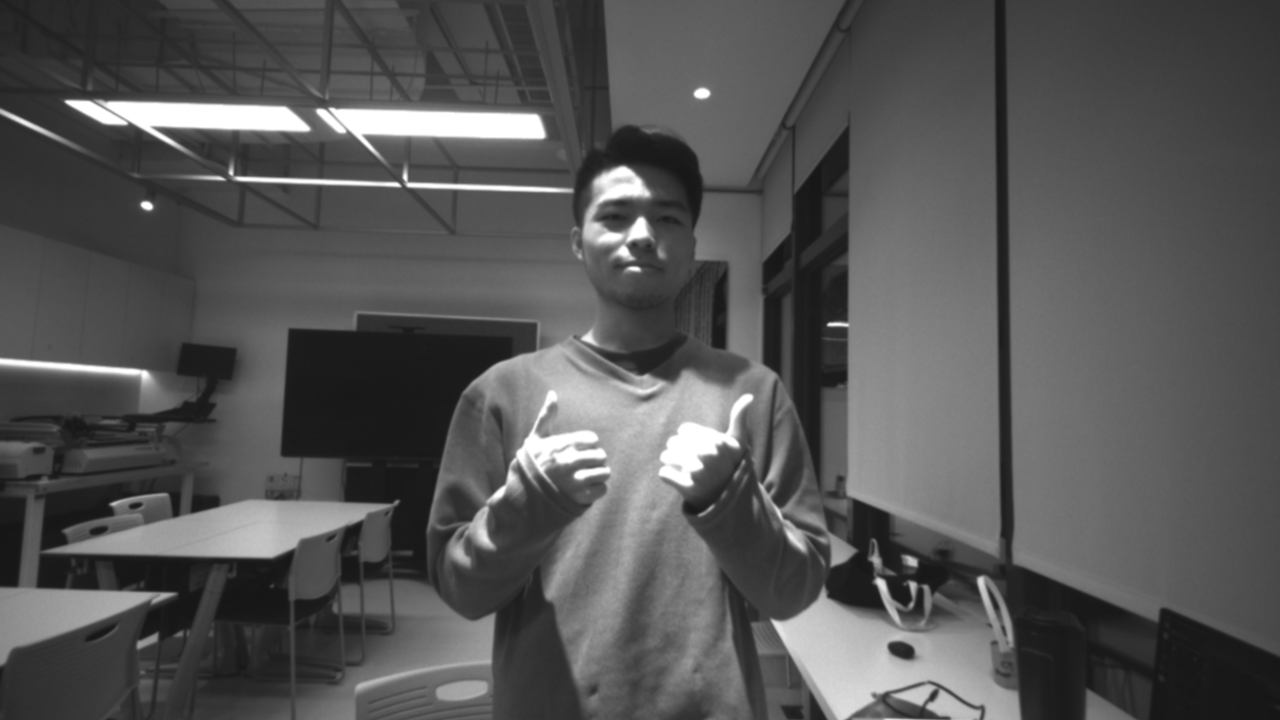
#> input picture yumingLeft.png, 1280 x 720 px
$ python depthCamera.py
#> lines starting #> are read from the running program, lines starting #| are printed output that depends on the picture; after the words box and inside, x2 and y2 are one past the last pixel; in counts of white or black regions, pixels touching at a corner belong together
import numpy as np
import cv2
from matplotlib import pyplot as plt


def getBackgoround():
    # 读取原始图像
    original_image = cv2.imread("xaycNDmeyxpHDrPqU6LmaD.jpg")

    # 将图像大小调整为12080x720
    resized_image = cv2.resize(original_image, (1280, 720))

    # 将图像转换为灰度图像
    gray_image = cv2.cvtColor(resized_image, cv2.COLOR_BGR2GRAY)
    return gray_image

imgL = cv2.imread("yumingLeft.png", 0)
#> imgL is the input picture: shape (720, 1280); min 21, max 255, mean 85.3
imgR = cv2.imread("yumingRight.png", 0)
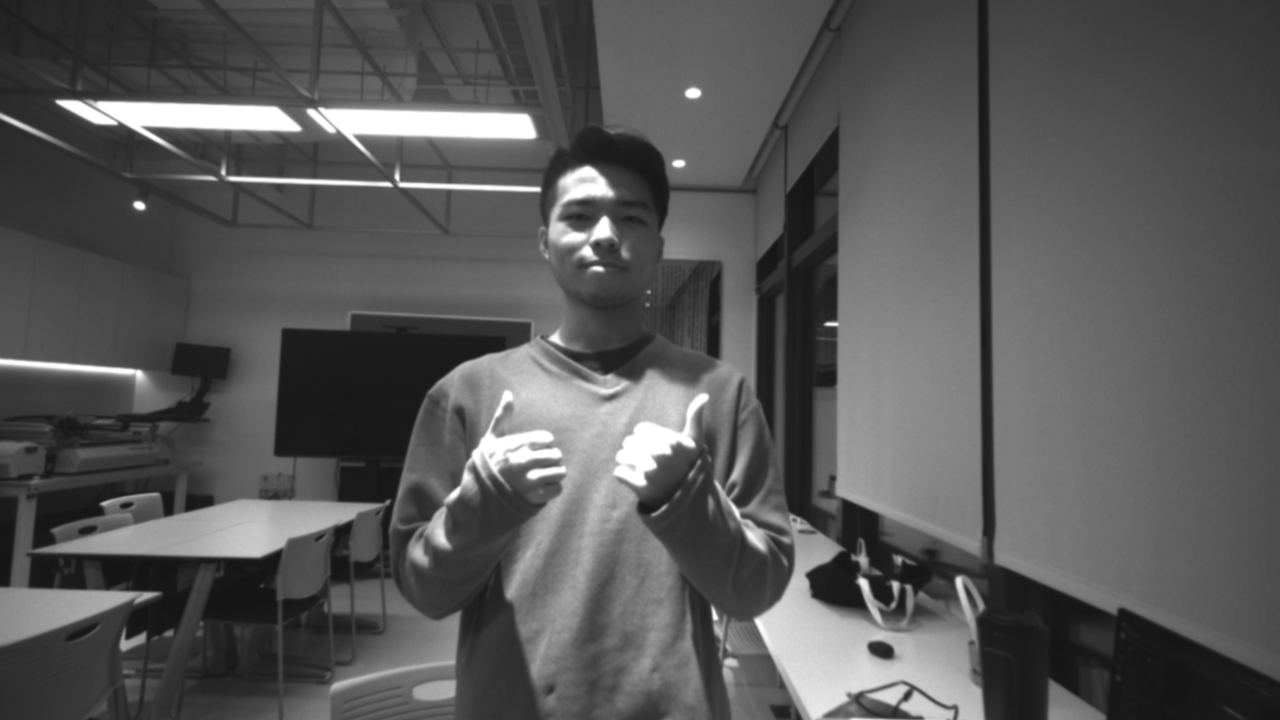
#> input picture yumingRight.png, 1280 x 720 px
#> imgR is the input picture: shape (720, 1280); min 21, max 255, mean 87.7


ratio = 0.5
# Resizing images
resized_imgL = cv2.resize(imgL, (int(1280*ratio), int(720*ratio)))
resized_imgR = cv2.resize(imgR, (int(1280*ratio), int(720*ratio)))


# Create a StereoBM object
stereo = cv2.StereoBM_create()

#disparity = stereo.compute(imgL, imgR)
# Set parameters individually
stereo.setNumDisparities(80)   # Number of disparities. Adjust as needed.
stereo.setBlockSize(11)         # Block size. Adjust as needed.


# Compute disparity map
disparity = stereo.compute(imgL, imgR)


# Convert disparity to uint8
disparity_uint8 = cv2.convertScaleAbs(disparity)
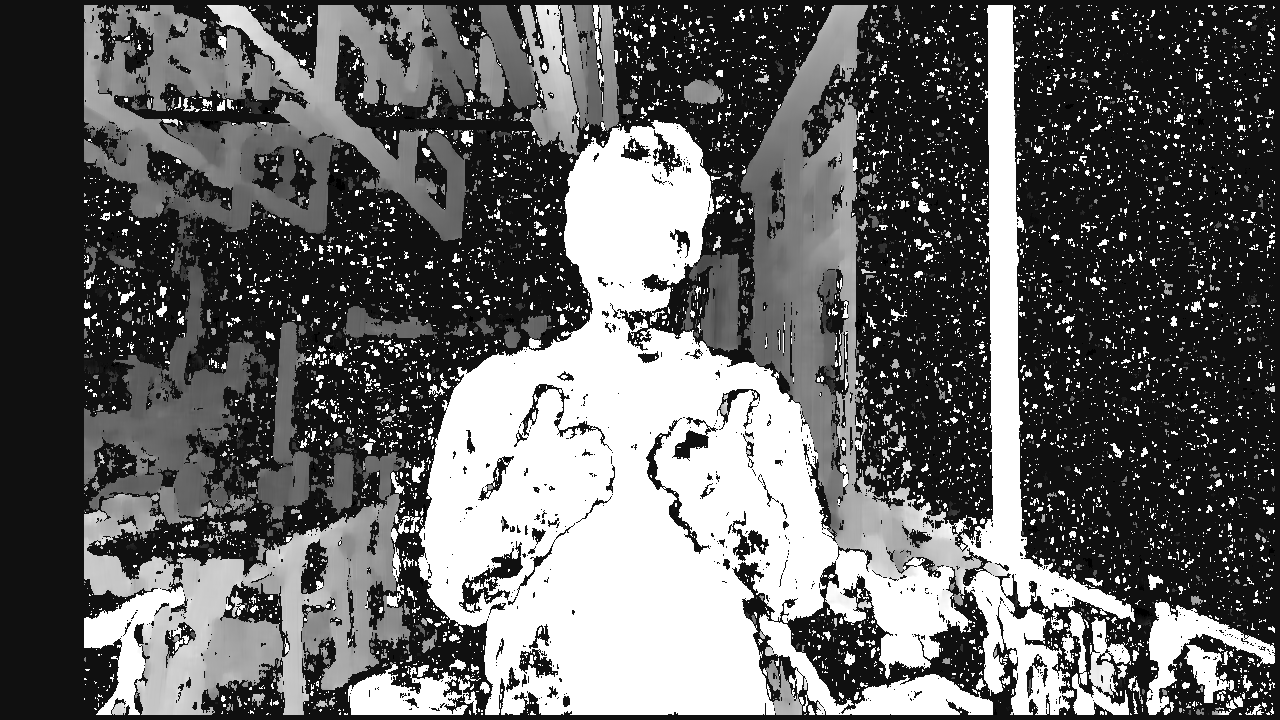
#> disparity_uint8: shape (720, 1280); min 0, max 255, mean 100.6
disparity_uint16 = disparity.astype(np.int16)

# Determine center pixel coordinates
center_x = disparity.shape[1] // 2
#> center_x = 640
center_y = disparity.shape[0] // 2
#> center_y = 360

# Get center pixel value
center_pixel_value = disparity_uint16[center_y, center_x]
#> center_pixel_value = 567

# Define threshold for filtering out pixels with large differences
threshold = 179

# Filter out pixels with large differences from center pixel
for y in range(disparity.shape[0]):
    for x in range(disparity.shape[1]):
        diff = abs(int(disparity_uint16[y, x]) - int(center_pixel_value))
        diff_clipped = np.clip(diff, 0, 255)  # 将差异限制在 uint8 的范围内
        if diff_clipped > threshold:
            disparity_uint16[y, x] = 0

disparity_uint16 = disparity_uint16.astype(np.uint8)

disparity_uint16 = cv2.medianBlur (disparity_uint16,7)


# 提取最大的白色区域
# 二值化图像，将白色区域设为前景（255），黑色区域设为背景（0）
_, binary_image = cv2.threshold(disparity_uint16, 0, 255, cv2.THRESH_BINARY)
#> binary_image: shape (720, 1280); 17% white; 104 white regions (56 under 20 px), largest, box (x1, y1, x2, y2) and area: (425, 121, 838, 715) 137455, (999, 604, 1095, 715) 4721, (825, 674, 993, 715) 4237

# 进行连通组件标记
num_labels, labels, stats, centroids = cv2.connectedComponentsWithStats(binary_image, connectivity=8)
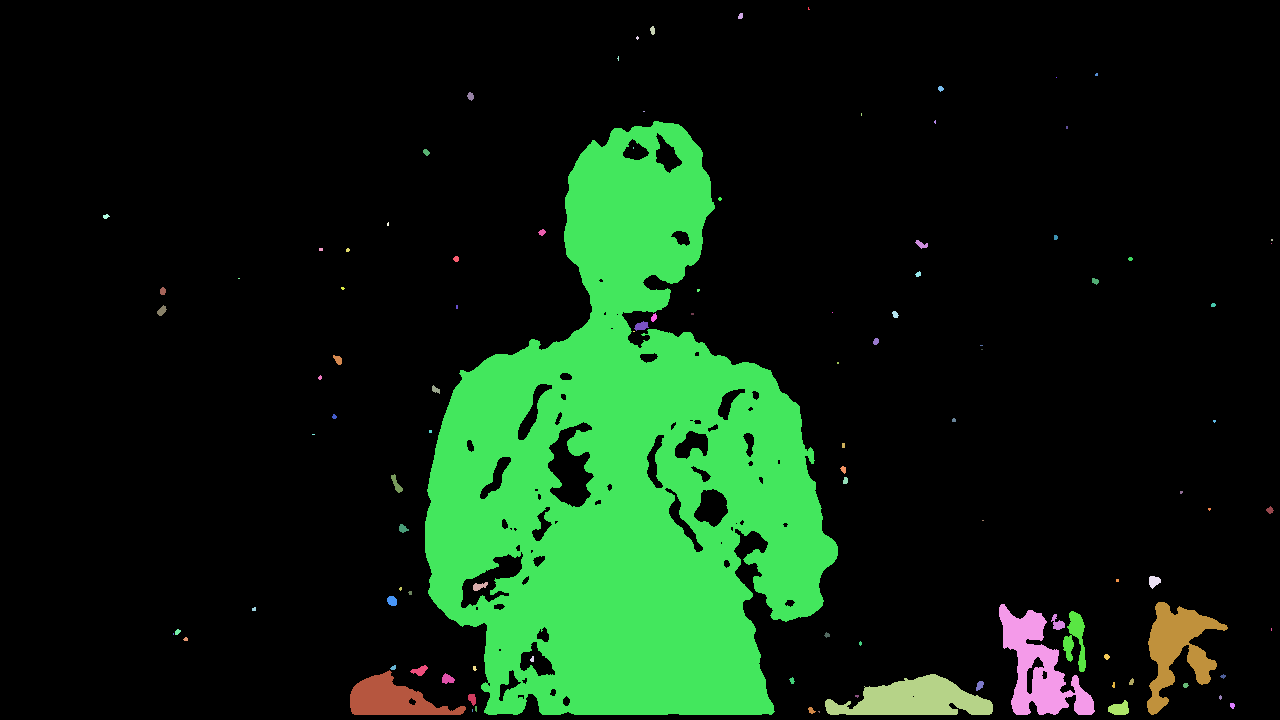
#> labels: shape (720, 1280) int32; 105 distinct labels, from 0 to 104; one colour per label, 0 black
#> num_labels = 105; stats = 105 rows, first 6: [0, 0, 1280, 720, 765188], [808, 7, 2, 3, 4], [738, 13, 5, 6, 25], [650, 26, 5, 9, 34], [636, 36, 3, 4, 8], [617, 56, 2, 5, 6]; centroids = 105 pairs, first value 105.6 to 1271.5, second value 8.25 to 711.3

# 找到最大的白色区域
max_label = 1  # 默认情况下，标签0是背景，所以我们从标签1开始
max_area = stats[max_label, cv2.CC_STAT_AREA]
#> max_area = 4
for label in range(2, num_labels):
    area = stats[label, cv2.CC_STAT_AREA]
    if area > max_area:
        max_label = label
        max_area = area
#> this loop made 103 passes
#> (area, max_area) on passes 1, 2, 8, 11: (25, 25), (34, 34), (43, 43), (137455, 137455)
#> area on passes 7, 15, 17, 19, 22, 26: 25, 33, 23, 35, 60, 28
#> after the loop, max_area = 137455; max_label = 12

# 创建一个只包含最大白色区域的二值图像
largest_white_region = (labels == max_label).astype(np.uint8) * 255
#> largest_white_region: shape (720, 1280); 14.9% white; 1 white region, box (x1, y1, x2, y2) and area: (425, 121, 838, 715) 137455

for i in range(1,20):
    largest_white_region = cv2.medianBlur (largest_white_region,19)
#> largest_white_region: shape (720, 1280); 16% white; 1 white region, box (x1, y1, x2, y2) and area: (425, 128, 829, 715) 147407


# 将最大白色区域应用于原始图像
result_img = imgL.copy()
# 重新调整 largest_white_region 的大小以匹配 result_img 的大小
largest_white_region = cv2.resize(largest_white_region, (result_img.shape[1], result_img.shape[0]))
largest_black_region = cv2.bitwise_not(largest_white_region)
result_img[largest_black_region == 255] = 0

# 获取 result_img 的大小
#height, width = result_img.shape
#print("result_img 的大小：", width, "x", height)

gray_image = getBackgoround()
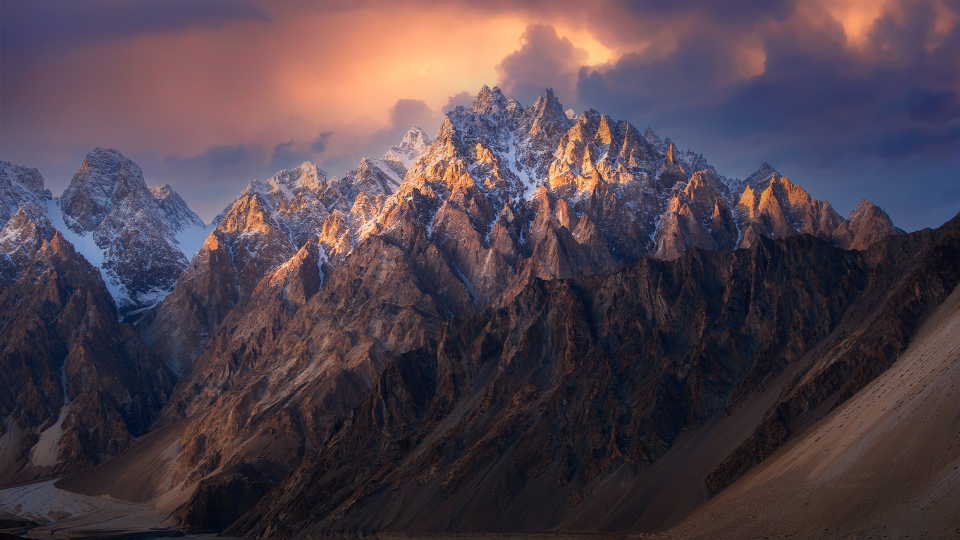
#> input picture xaycNDmeyxpHDrPqU6LmaD.jpg, 1920 x 1080 px (shown at 1/2 size)
#> in getBackgoround, original_image is the input picture: shape (1080, 1920, 3); mean B, G, R 76, 66.4, 80.7


result_image = cv2.bitwise_and(gray_image, largest_black_region)
result_image = cv2.bitwise_or(result_img, result_image)
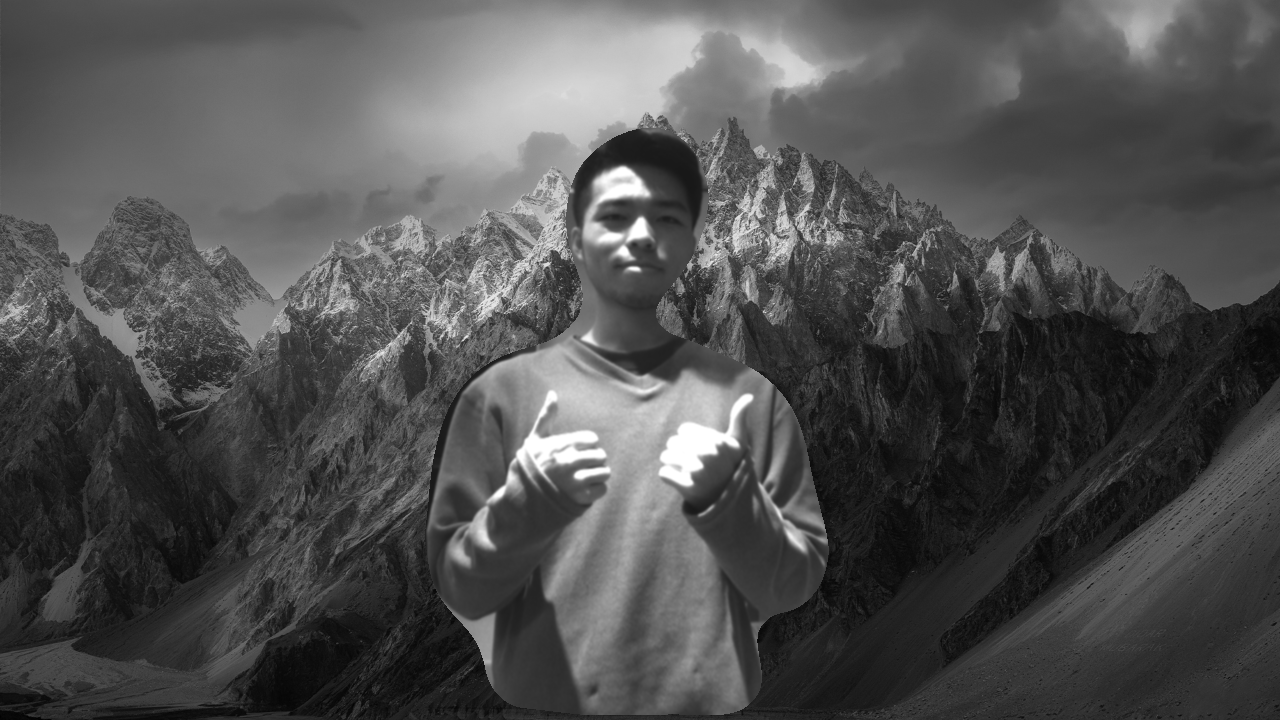
#> result_image: shape (720, 1280); min 1, max 255, mean 80.6


# Show the processed disparity map
plt.imshow(result_image, "gray")
plt.show()
